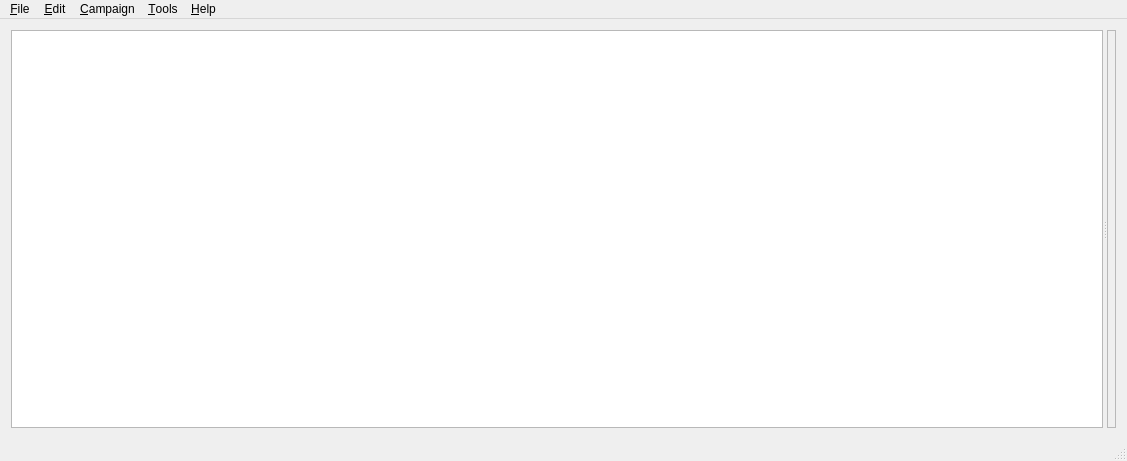
<?xml version="1.0" encoding="UTF-8"?>
<ui version="4.0">
 <class>MainWindow</class>
 <widget class="QMainWindow" name="MainWindow">
  <property name="geometry">
   <rect>
    <x>0</x>
    <y>0</y>
    <width>1127</width>
    <height>461</height>
   </rect>
  </property>
  <property name="sizePolicy">
   <sizepolicy hsizetype="Preferred" vsizetype="Preferred">
    <horstretch>0</horstretch>
    <verstretch>0</verstretch>
   </sizepolicy>
  </property>
  <property name="acceptDrops">
   <bool>true</bool>
  </property>
  <property name="windowTitle">
   <string>DM Helper</string>
  </property>
  <property name="windowIcon">
   <iconset resource="resources.qrc">
    <normaloff>:/img/data/dmhelper_opaque.png</normaloff>:/img/data/dmhelper_opaque.png</iconset>
  </property>
  <property name="styleSheet">
   <string notr="true">background-image: url(:/img/data/parchment.jpg);</string>
  </property>
  <widget class="QWidget" name="centralWidget">
   <property name="styleSheet">
    <string notr="true"/>
   </property>
   <layout class="QVBoxLayout" name="verticalLayout">
    <item>
     <widget class="QSplitter" name="splitter">
      <property name="sizePolicy">
       <sizepolicy hsizetype="Preferred" vsizetype="Preferred">
        <horstretch>0</horstretch>
        <verstretch>0</verstretch>
       </sizepolicy>
      </property>
      <property name="orientation">
       <enum>Qt::Horizontal</enum>
      </property>
      <widget class="CampaignTree" name="treeView">
       <property name="sizePolicy">
        <sizepolicy hsizetype="Preferred" vsizetype="Preferred">
         <horstretch>0</horstretch>
         <verstretch>0</verstretch>
        </sizepolicy>
       </property>
       <property name="dragEnabled">
        <bool>true</bool>
       </property>
       <property name="dragDropMode">
        <enum>QAbstractItemView::InternalMove</enum>
       </property>
       <property name="defaultDropAction">
        <enum>Qt::MoveAction</enum>
       </property>
       <property name="uniformRowHeights">
        <bool>true</bool>
       </property>
      </widget>
      <widget class="CampaignObjectFrameStack" name="stackedWidgetEncounter">
       <property name="font">
        <font>
         <pointsize>9</pointsize>
        </font>
       </property>
       <property name="frameShape">
        <enum>QFrame::StyledPanel</enum>
       </property>
       <property name="frameShadow">
        <enum>QFrame::Sunken</enum>
       </property>
       <property name="currentIndex">
        <number>0</number>
       </property>
       <widget class="QWidget" name="page"/>
      </widget>
     </widget>
    </item>
   </layout>
  </widget>
  <widget class="QMenuBar" name="menuBar">
   <property name="geometry">
    <rect>
     <x>0</x>
     <y>0</y>
     <width>1127</width>
     <height>21</height>
    </rect>
   </property>
   <widget class="QMenu" name="menu_File">
    <property name="title">
     <string>&amp;File</string>
    </property>
    <widget class="QMenu" name="menuRecent_Campaigns">
     <property name="title">
      <string>&amp;Recent Campaigns</string>
     </property>
    </widget>
    <addaction name="action_NewCampaign"/>
    <addaction name="action_OpenCampaign"/>
    <addaction name="menuRecent_Campaigns"/>
    <addaction name="action_SaveCampaign"/>
    <addaction name="actionSave_Campaign_As"/>
    <addaction name="actionClose_Campaign"/>
    <addaction name="separator"/>
    <addaction name="actionE_xit"/>
   </widget>
   <widget class="QMenu" name="menu_Edit">
    <property name="title">
     <string>&amp;Edit</string>
    </property>
   </widget>
   <widget class="QMenu" name="menu_Campaign">
    <property name="title">
     <string>&amp;Campaign</string>
    </property>
    <widget class="QMenu" name="menuNew_Encounter">
     <property name="title">
      <string>New &amp;Encounter</string>
     </property>
     <addaction name="actionNew_Text_Encounter"/>
     <addaction name="actionNew_Battle_Encounter"/>
     <addaction name="actionNew_Scrolling_Text_Encounter"/>
    </widget>
    <addaction name="actionNew_Adventure"/>
    <addaction name="actionNew_Character"/>
    <addaction name="menuNew_Encounter"/>
    <addaction name="actionNew_Map"/>
    <addaction name="separator"/>
    <addaction name="actionExport_Item"/>
    <addaction name="actionImport_Item"/>
    <addaction name="separator"/>
    <addaction name="action_Import_Character"/>
    <addaction name="actionImport_NPC"/>
    <addaction name="actionPing_Discord"/>
    <addaction name="separator"/>
    <addaction name="actionOpen_Players_Window"/>
    <addaction name="actionBattle_Dialog"/>
    <addaction name="actionStart_Battle"/>
   </widget>
   <widget class="QMenu" name="menu_Bestiary">
    <property name="title">
     <string>&amp;Tools</string>
    </property>
    <addaction name="action_Open_Bestiary"/>
    <addaction name="actionExport_Bestiary"/>
    <addaction name="actionImport_Bestiary"/>
    <addaction name="separator"/>
    <addaction name="actionDice"/>
    <addaction name="actionPublish_Text"/>
    <addaction name="actionTranslate_Text"/>
    <addaction name="actionRandom_Market"/>
    <addaction name="separator"/>
    <addaction name="actionOptions"/>
   </widget>
   <widget class="QMenu" name="menu_Help">
    <property name="title">
     <string>&amp;Help</string>
    </property>
    <addaction name="actionAbout"/>
    <addaction name="actionCheck_For_Updates"/>
    <addaction name="separator"/>
    <addaction name="action_Users_Guide"/>
    <addaction name="action_Getting_Started"/>
   </widget>
   <addaction name="menu_File"/>
   <addaction name="menu_Edit"/>
   <addaction name="menu_Campaign"/>
   <addaction name="menu_Bestiary"/>
   <addaction name="menu_Help"/>
  </widget>
  <widget class="QStatusBar" name="statusBar"/>
  <action name="actionE_xit">
   <property name="text">
    <string>E&amp;xit</string>
   </property>
   <property name="shortcut">
    <string>Ctrl+Q</string>
   </property>
  </action>
  <action name="action_OpenCampaign">
   <property name="text">
    <string>&amp;Open Campaign</string>
   </property>
   <property name="shortcut">
    <string>Ctrl+O</string>
   </property>
  </action>
  <action name="actionDice">
   <property name="text">
    <string>&amp;Dice</string>
   </property>
   <property name="shortcut">
    <string>Ctrl+D</string>
   </property>
  </action>
  <action name="action_SaveCampaign">
   <property name="text">
    <string>&amp;Save Campaign</string>
   </property>
   <property name="shortcut">
    <string>Ctrl+S</string>
   </property>
  </action>
  <action name="action_NewCampaign">
   <property name="checkable">
    <bool>false</bool>
   </property>
   <property name="text">
    <string>&amp;New Campaign</string>
   </property>
   <property name="shortcut">
    <string>Ctrl+N</string>
   </property>
  </action>
  <action name="actionNew_Adventure">
   <property name="text">
    <string>New &amp;Adventure</string>
   </property>
  </action>
  <action name="actionNew_Character">
   <property name="text">
    <string>New &amp;Character</string>
   </property>
  </action>
  <action name="actionClose_Campaign">
   <property name="text">
    <string>&amp;Close Campaign</string>
   </property>
  </action>
  <action name="actionNew_Map">
   <property name="text">
    <string>New &amp;Map</string>
   </property>
  </action>
  <action name="actionSave_Campaign_As">
   <property name="text">
    <string>Save Campaign &amp;As</string>
   </property>
  </action>
  <action name="actionNew_Text_Encounter">
   <property name="text">
    <string>New &amp;Text Encounter</string>
   </property>
  </action>
  <action name="actionNew_Battle_Encounter">
   <property name="text">
    <string>New &amp;Battle Encounter</string>
   </property>
  </action>
  <action name="action_Open_Bestiary">
   <property name="text">
    <string>Open &amp;Bestiary</string>
   </property>
  </action>
  <action name="action_New_Monster">
   <property name="text">
    <string>&amp;New Monster</string>
   </property>
  </action>
  <action name="actionOpen_DM_Screen">
   <property name="text">
    <string>Open DM &amp;Screen</string>
   </property>
  </action>
  <action name="actionPublish_Text">
   <property name="text">
    <string>Publish &amp;Text</string>
   </property>
  </action>
  <action name="action_Chase_Dialog">
   <property name="text">
    <string>&amp;Chase Dialog</string>
   </property>
  </action>
  <action name="actionOptions">
   <property name="text">
    <string>&amp;Options...</string>
   </property>
  </action>
  <action name="actionBattle_Dialog">
   <property name="enabled">
    <bool>false</bool>
   </property>
   <property name="text">
    <string>&amp;Open Battle Dialog</string>
   </property>
  </action>
  <action name="actionNew_Scrolling_Text_Encounter">
   <property name="text">
    <string>New &amp;Scrolling Text Encounter</string>
   </property>
  </action>
  <action name="actionStart_Battle">
   <property name="text">
    <string>&amp;Start New Battle</string>
   </property>
  </action>
  <action name="action_Import_Character">
   <property name="text">
    <string>I&amp;mport DnD Beyond Character...</string>
   </property>
  </action>
  <action name="actionAbout">
   <property name="text">
    <string>&amp;About...</string>
   </property>
  </action>
  <action name="actionTranslate_Text">
   <property name="text">
    <string>Translate Text</string>
   </property>
  </action>
  <action name="actionImport_Item">
   <property name="text">
    <string>&amp;Import Item...</string>
   </property>
  </action>
  <action name="actionExport_Item">
   <property name="text">
    <string>E&amp;xport Item...</string>
   </property>
  </action>
  <action name="actionOpen_Players_Window">
   <property name="text">
    <string>Open Player's Window</string>
   </property>
  </action>
  <action name="actionRandom_Market">
   <property name="text">
    <string>Random Market...</string>
   </property>
  </action>
  <action name="action_Users_Guide">
   <property name="text">
    <string>Open &amp;User's Guide</string>
   </property>
  </action>
  <action name="action_Getting_Started">
   <property name="text">
    <string>Open &amp;Getting Started</string>
   </property>
  </action>
  <action name="actionExport_Bestiary">
   <property name="text">
    <string>Export Bestiary...</string>
   </property>
  </action>
  <action name="actionImport_Bestiary">
   <property name="text">
    <string>Import Bestiary...</string>
   </property>
  </action>
  <action name="actionImport_NPC">
   <property name="text">
    <string>Import DnD Beyond NPC...</string>
   </property>
  </action>
  <action name="actionPing_Discord">
   <property name="text">
    <string>Ping Discord</string>
   </property>
  </action>
  <action name="actionCheck_For_Updates">
   <property name="text">
    <string>Check For Updates...</string>
   </property>
  </action>
 </widget>
 <layoutdefault spacing="6" margin="11"/>
 <customwidgets>
  <customwidget>
   <class>CampaignTree</class>
   <extends>QTreeView</extends>
   <header>campaigntree.h</header>
  </customwidget>
  <customwidget>
   <class>CampaignObjectFrameStack</class>
   <extends>QStackedWidget</extends>
   <header>campaignobjectframestack.h</header>
   <container>1</container>
  </customwidget>
 </customwidgets>
 <resources>
  <include location="resources.qrc"/>
 </resources>
 <connections/>
</ui>
